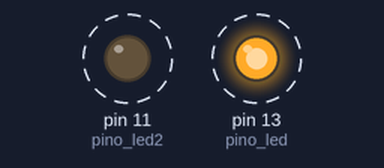
A sketch run on a simulated Arduino Uno, built with avr-gcc and run on an emulated ATmega328P. On the bench: output pins drawn as LEDs (lit = HIGH). Dashed ring = blinking.

Above: at 0.15 s.
Timing chart, 0 to 3.0 s (numbered marks = the images above):
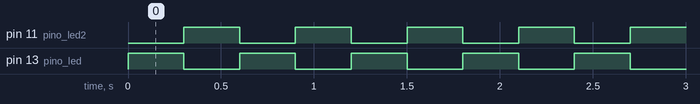

The sketch:

projeto5_protoboard.ino
```cpp
int pino_led = 13;
int pino_led2 = 11;

void setup() {
  pinMode(pino_led, OUTPUT);
  pinMode(pino_led2, OUTPUT);

}

void loop() {
  digitalWrite(pino_led, HIGH);
  digitalWrite(pino_led2, LOW);
  delay(300);
  digitalWrite(pino_led, LOW);
  digitalWrite(pino_led2, HIGH);
  delay(300);

}
```

Measured:
- by itself, pin 11 (pino_led2), pin 13 (pino_led): alternates HIGH for 0.30 s and LOW for 0.30 s
